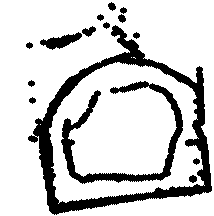
#> input picture maps/course_raw.pgm, 214 x 216 px
$ python preprocess_map.py --input ../maps/course_raw.pgm
#> lines starting #> are read from the running program, lines starting #| are printed output that depends on the picture; after the words box and inside, x2 and y2 are one past the last pixel; in counts of white or black regions, pixels touching at a corner belong together
#!/usr/bin/env python3
"""
═════════════════════════════════════════════════════════════════════════════
                         preprocess_map.py
          Clean & smooth any ROS PGM map for Nav2 map_server
═════════════════════════════════════════════════════════════════════════════

WHAT IT DOES
────────────
  Takes a raw PGM map (from a LiDAR scan or cartographer) and produces a
  clean, smooth, Nav2-ready version:
    • Removes all interior obstacle blobs (buckets, cones, scan artifacts)
    • Keeps only the real wall boundaries (the N largest black regions)
    • Smooths jagged pixel edges into clean curved wall contours
    • Flood-fills the entire driveable interior to pure white (free space)
    • Outputs at 2x resolution (0.025 m/px) for finer costmap detail

HOW TO USE — QUICK START
────────────────────────
  Step 1: Run with --preview-only to inspect blob sizes (no files written)
    python3 scripts/preprocess_map.py --input maps/your_map.pgm --preview-only

  Step 2: Look at the terminal output — real walls are 10–100x larger than
          noise blobs. Decide how many wall components to keep (usually 1 or 2).

  Step 3: Run for real
    python3 scripts/preprocess_map.py \
        --input maps/your_map.pgm     \
        --yaml  maps/your_map.yaml    \
        --keep-walls 2

  Output files written next to the input:
    your_map_smooth.pgm   ← use this with Nav2 map_server
    your_map_smooth.yaml  ← companion yaml (resolution updated to 0.025)
    your_map_diff.png     ← side-by-side before/after visual

COMMON RECIPES
──────────────
  # Simple rectangular arena with one outer wall:
    --keep-walls 1

  # Arena with outer wall + central island:
    --keep-walls 2   (default)

  # Map already clean, just want blob removal, no smoothing:
    --no-smooth

  # Walls still look jagged → increase smoothing:
    --smooth-sigma 10

  # Walls look over-smoothed / corners cut off:
    --smooth-sigma 3

  # Walls too thin (bad costmap inflation):
    --wall-thickness 12

  # Inner wall / loop comes out broken or missing (real scan gaps):
    --close-kernel 18   (default 13; watch the "KEPT" component log —
                          if two real walls suddenly merge into one, back off)

  # Inner wall/loop still broken, or shows as a "double line" (an open
  # horseshoe instead of a closed ring — the gap wasn't fully bridged):
    --inner-close-kernel 35   (default 20; only touches non-outer walls,
                                so it's safe to raise a lot)

  # A wall has a small fake spike or dent poking out of it (a stray scan
  # point got welded onto the wall by the gap-bridging step):
    --denoise-area 40   (default 20; raises the native-px size cutoff for
                          what counts as "just noise" before any blur runs)

  # Headless / SSH (no display):
    --no-display

ARGUMENTS AT A GLANCE
──────────────────────
  --input           Path to input PGM file                         (required)
  --yaml            Companion .yaml file (auto-detected if omitted)
  --keep-walls N    Keep N largest wall components             (default: 2)
  --min-area N      Alternative: keep all blobs >= N px        (use with --keep-walls 0)
  --occupied-thresh Pixel value cutoff for "occupied"          (default: 50)
  --no-smooth       Skip smoothing — blob filter + flood fill only
  --smooth-sigma    Gaussian sigma on contour path             (default: 6.0)
  --wall-thickness  Wall draw thickness at 4x scale            (default: 8)
  --close-kernel    Gap-bridging kernel (px) before wall selection (default: 13)
  --inner-close-kernel  2nd gap-bridging pass, non-outer walls only (default: 20)
  --denoise-area    Drop noise specks (native px area) at native res  (default: 20)
  --preview-only    Save diff PNG, do NOT write PGM or yaml
  --no-display      Headless mode (no matplotlib window)

PGM PIXEL CONVENTION
──────────────────────
    0   = occupied (black)  — walls
    205 = unknown  (grey)   — exterior / unscanned area
    254 = free     (white)  — driveable corridor

WORKS ON ANY ROS PGM
──────────────────────
  This script makes no assumptions about arena shape or size.
  Walls just need to be closed loops — if your scan has a gap in a wall,
  use --wall-thickness 12 to help bridge it, or fix manually in GIMP.

ALGORITHM (smooth mode)
──────────────────────
    1. Upscale 4x (INTER_NEAREST) for smoothing headroom
    2. Gaussian-blur binary occupied mask to soften jagged edges
    3. Morphologically close (--close-kernel) to bridge real scan gaps
       (doorway shadows, missed sweeps) so a broken wall loop is one
       connected component, not several small fragments
    4. Connected components → find all black pixel blobs
    5. Keep only the N largest (--keep-walls) — these are the real walls
    6. Extract outer contour of each wall blob; Gaussian-smooth the
       contour x/y path as a 1D periodic signal (removes pixel steps)
    7. Draw smooth closed contour at configurable wall thickness
    8. Flood-fill from all 4 image borders → marks exterior (grey)
    9. Everything not wall and not exterior → free space (white)
   10. Downsample 2x → 0.025 m/px output
"""

import argparse
import os
import sys

import cv2
import numpy as np
from scipy.ndimage import gaussian_filter1d
import matplotlib
matplotlib.use('Agg')
import matplotlib.pyplot as plt


FREE_VALUE    = 254
UNKNOWN_VALUE = 205
WALL_VALUE    = 0


def load_pgm(path):
#> called with path = 'maps/course_raw.pgm'
    img = cv2.imread(path, cv2.IMREAD_GRAYSCALE)
#> img: shape (216, 214); values 0 (black) and 254 (white), 81.3% white; 15 black regions, largest, box (x1, y1, x2, y2) and area: (28, 25, 212, 215) 5457, (61, 81, 183, 184) 2331, (40, 32, 82, 50) 360
#|   Size: 214x216 px
    if img is None:
        print(f"ERROR: cannot read '{path}'", file=sys.stderr)
        sys.exit(1)
    return img


# ─── Real-world wall thickness resolution ────────────────────────────────────

# [48 lines left out: function resolve_wall_thickness_px, not called in this run]


# ─── Smooth pipeline ──────────────────────────────────────────────────────────

def smooth_pipeline(orig, occupied_thresh, keep_walls, min_area,
                    smooth_sigma, wall_thickness, close_kernel, inner_close_kernel,
                    denoise_area, isolate_largest_free=False):
    """
    Drop noise specks (native res) -> upscale 4x -> Gaussian blur binary
    mask -> bridge scan gaps -> connected components -> smooth contour
    extraction -> draw closed walls -> flood-fill -> downsample 2x.

    Returns final map at 2x input resolution.
    """
#> called with occupied_thresh = 50, keep_walls = 2, min_area = 500, smooth_sigma = 6, wall_thickness = 8, close_kernel = 13, inner_close_kernel = 20, denoise_area = 20
    SCALE = 4

    # Drop stray noise specks (a handful of isolated scan points, not a
    # real wall) FIRST, at native resolution, before any blur/upscale. If
    # left in, they are almost touching a real wall by just a few native
    # pixels; the moment the mask is blurred, that tiny gap gets bridged
    # by the blur itself, permanently fusing the speck onto the wall. From
    # that point on no area filter can tell them apart anymore, and
    # --close-kernel/--inner-close-kernel will happily "bridge" through
    # them too, producing a lumpy fake bump/jump in an otherwise clean
    # wall. Real wall arcs are comfortably bigger than scan noise even at
    # native resolution, so filtering here (before blur can merge
    # anything) cleanly tells them apart.
    occ_native = (orig < occupied_thresh).astype(np.uint8)
    if denoise_area > 0:
        n0, labels0, stats0, _ = cv2.connectedComponentsWithStats(occ_native, connectivity=8)
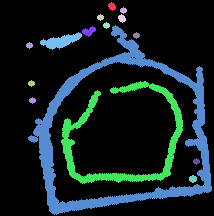
#> labels0: shape (216, 214) int32; 16 distinct labels, from 0 to 15; one colour per label, 0 black
#> n0 = 16; stats0 = 16 rows, first 6: [0, 0, 214, 216, 37582], [108, 2, 8, 9, 48], [120, 7, 7, 7, 33], [97, 14, 7, 7, 33], [118, 14, 8, 9, 48], [103, 22, 7, 7, 33]
        for i in range(1, n0):
            if stats0[i, cv2.CC_STAT_AREA] < denoise_area:
                occ_native[labels0 == i] = 0

    big = cv2.resize(occ_native * 255, (orig.shape[1]*SCALE, orig.shape[0]*SCALE),
                     interpolation=cv2.INTER_NEAREST)
#> big: shape (864, 856); 18.7% white; 15 white regions, largest, box (x1, y1, x2, y2) and area: (112, 100, 848, 860) 87312, (244, 324, 732, 736) 37296, (160, 128, 328, 200) 5760

    # Soften the jagged pixel edges
    occ_f = (big > 0).astype(np.float32)
    occ_f = gaussian_filter1d(gaussian_filter1d(occ_f, sigma=2.5, axis=0),
                               sigma=2.5, axis=1)
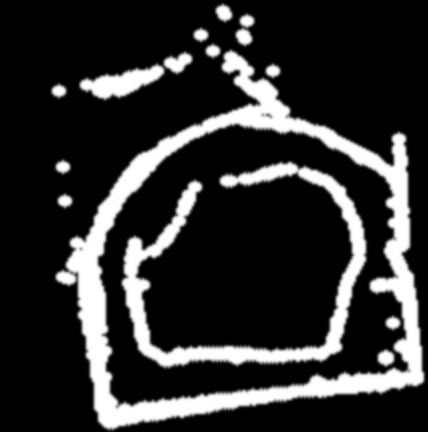
#> occ_f: shape (864, 856) float32 (shown at 1/2 size); min 0, max 1, mean 0.187
    occ_bin = (occ_f > 0.3).astype(np.uint8)
#> occ_bin: shape (864, 856); values 0 (black) and 1 (white), 20.5% white; 14 white regions, largest, box (x1, y1, x2, y2) and area: (111, 100, 849, 860) 94562, (243, 323, 733, 736) 41365, (159, 128, 329, 200) 6311

    # Bridge real gaps in a scanned wall (doorway shadows, single missed
    # sweeps, etc.) BEFORE labeling. Without this, a wall that is broken
    # into several separate arcs gets split into several small components,
    # and only the single largest arc survives --keep-walls filtering —
    # the rest of that same wall (e.g. most of an inner loop) is discarded
    # as "noise" even though it belongs to a real, larger wall.
    if close_kernel > 0:
        k_gap = cv2.getStructuringElement(
            cv2.MORPH_ELLIPSE, (close_kernel * SCALE, close_kernel * SCALE))
        occ_bin = cv2.morphologyEx(occ_bin, cv2.MORPH_CLOSE, k_gap)
#> occ_bin: shape (864, 856); values 0 (black) and 1 (white), 26.4% white; 3 white regions, box (x1, y1, x2, y2) and area: (104, 0, 856, 864) 194325, (116, 384, 146, 416) 645, (112, 321, 142, 352) 638

    # Connected components on smooth mask
    n, labels, stats, _ = cv2.connectedComponentsWithStats(occ_bin, connectivity=8)
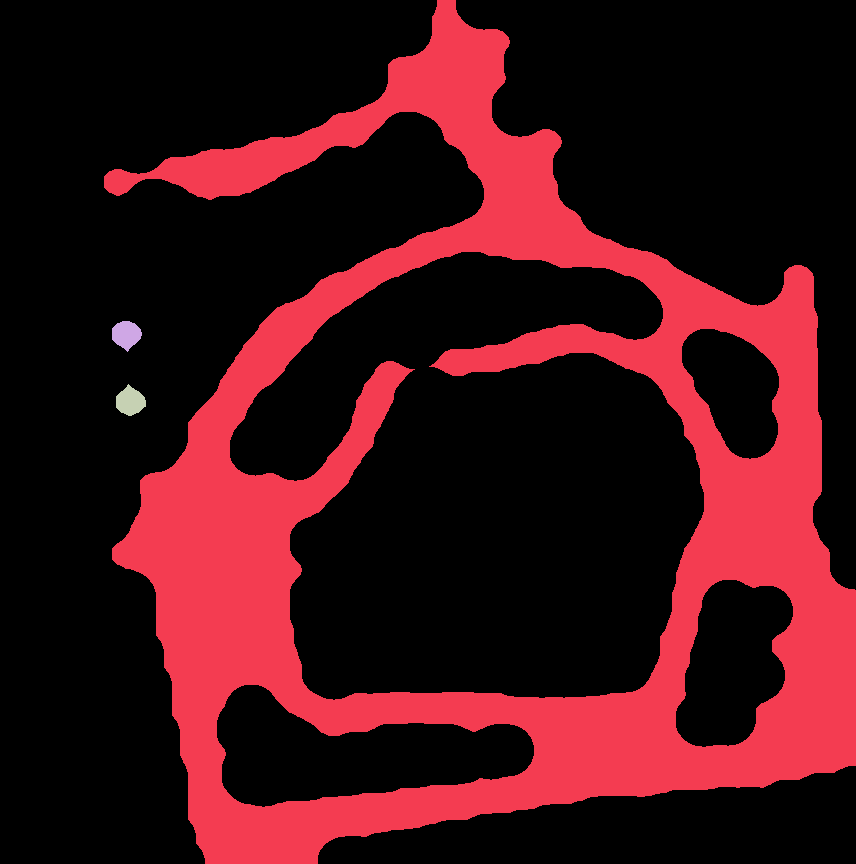
#> labels: shape (864, 856) int32; 4 distinct labels, from 0 to 3; one colour per label, 0 black
#> n = 4; stats = [[0, 0, 856, 864, 543976], [104, 0, 752, 864, 194325], [112, 321, 30, 31, 638], [116, 384, 30, 32, 645]]
    areas = sorted([(stats[i, cv2.CC_STAT_AREA], i) for i in range(1, n)], reverse=True)
#> areas = [(194325, 1), (645, 3), (638, 2)]

    # --- Stage 2: bridge the *remaining* gaps in the inner wall(s) -----------
    # The outer wall is almost always one clean loop already (it's the
    # single largest component). An inner wall/island is usually the one
    # still broken into several arcs, because the real gaps between those
    # arcs (e.g. an actual doorway, or a bigger scan shadow) can be WIDER
    # than the outer<->inner clearance — so a single global --close-kernel
    # can never bridge them without also welding the inner wall to the
    # outer one. Fix: peel the biggest ("outer") component off the mask
    # first, then close what's left with a bigger, independent kernel —
    # it has nothing to accidentally merge into anymore.
    if inner_close_kernel > 0 and len(areas) > 1:
        outer_id = areas[0][1]
#> outer_id = 1
        rest_mask = ((labels > 0) & (labels != outer_id)).astype(np.uint8)
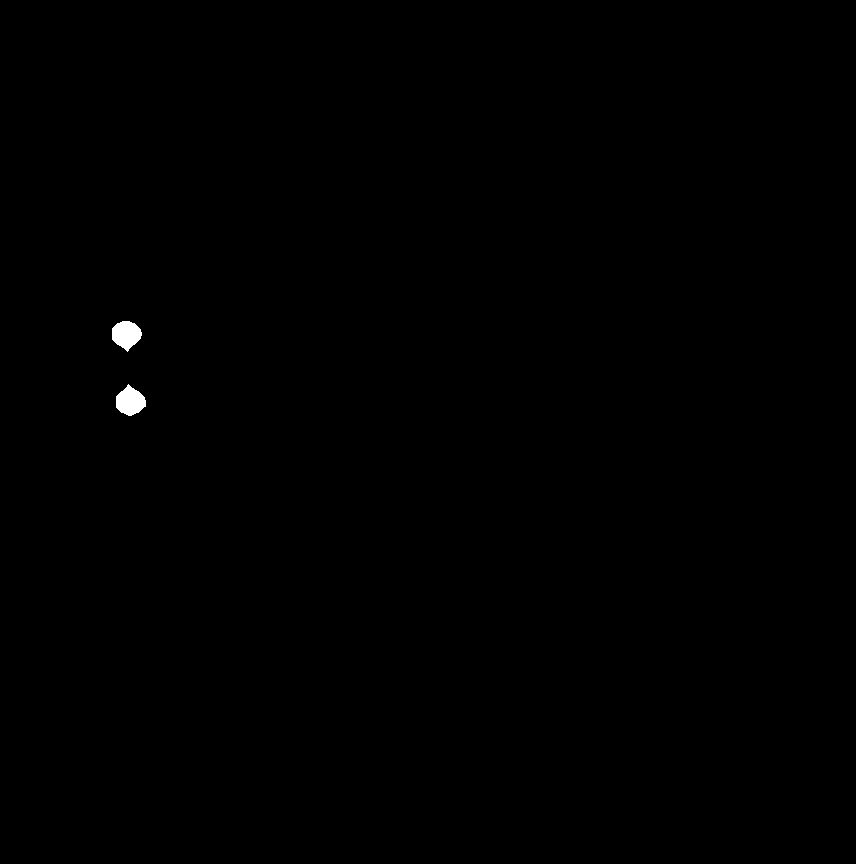
#> rest_mask: shape (864, 856); values 0 (black) and 1 (white), 0.17% white; 2 white regions, box (x1, y1, x2, y2) and area: (116, 384, 146, 416) 645, (112, 321, 142, 352) 638
        k_inner = cv2.getStructuringElement(
            cv2.MORPH_ELLIPSE, (inner_close_kernel * SCALE, inner_close_kernel * SCALE))
        rest_mask = cv2.morphologyEx(rest_mask, cv2.MORPH_CLOSE, k_inner)
#> rest_mask: shape (864, 856); values 0 (black) and 1 (white), 0.22% white; 1 white region, box (x1, y1, x2, y2) and area: (113, 322, 146, 416) 1616

        n2, labels2, stats2, _ = cv2.connectedComponentsWithStats(rest_mask, connectivity=8)
#> n2 = 2; stats2 = [[0, 0, 856, 864, 737968], [113, 322, 33, 94, 1616]]
        # Re-assemble: outer wall keeps its own label; everything else is
        # relabeled (offset) from the re-merged "rest" pass.
        merged_labels = np.zeros_like(labels)
        merged_labels[labels == outer_id] = outer_id
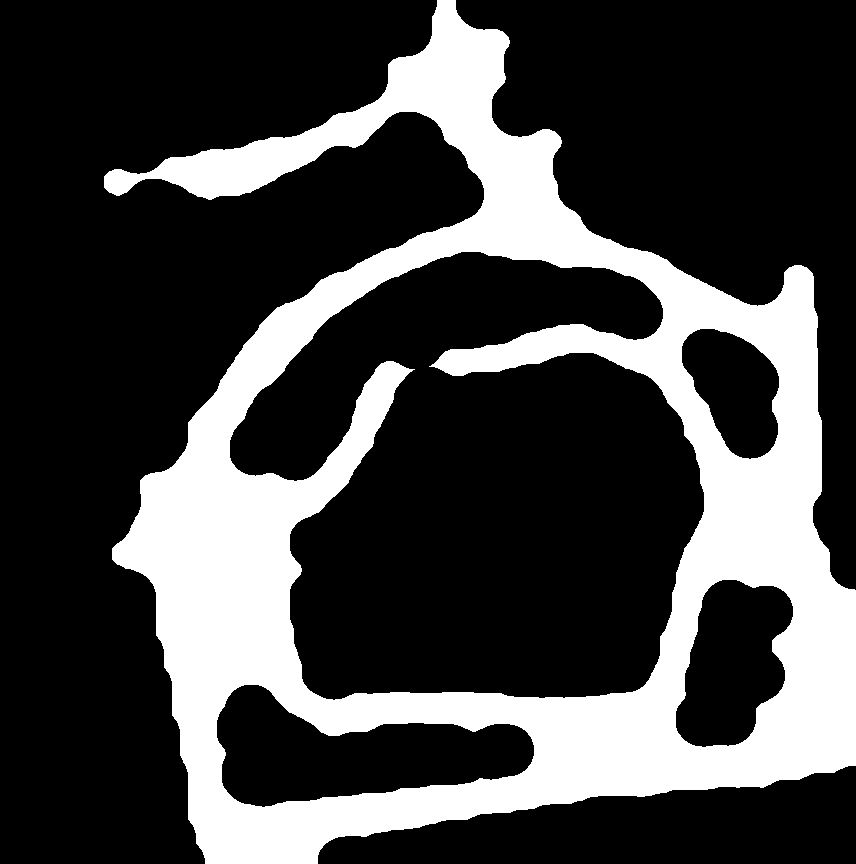
#> merged_labels: shape (864, 856) int32; values 0 (black) and 1 (white), 26.3% white; 1 white region, box (x1, y1, x2, y2) and area: (104, 0, 856, 864) 194325
        offset = int(labels.max()) + 1
#> offset = 4
        areas = [(stats[outer_id, cv2.CC_STAT_AREA], outer_id)]
#> areas = [(194325, 1)]
        for i in range(1, n2):
            new_id = offset + i
            merged_labels[labels2 == i] = new_id
            areas.append((stats2[i, cv2.CC_STAT_AREA], new_id))
#> this loop made 1 pass
#> new_id on pass 1: 5
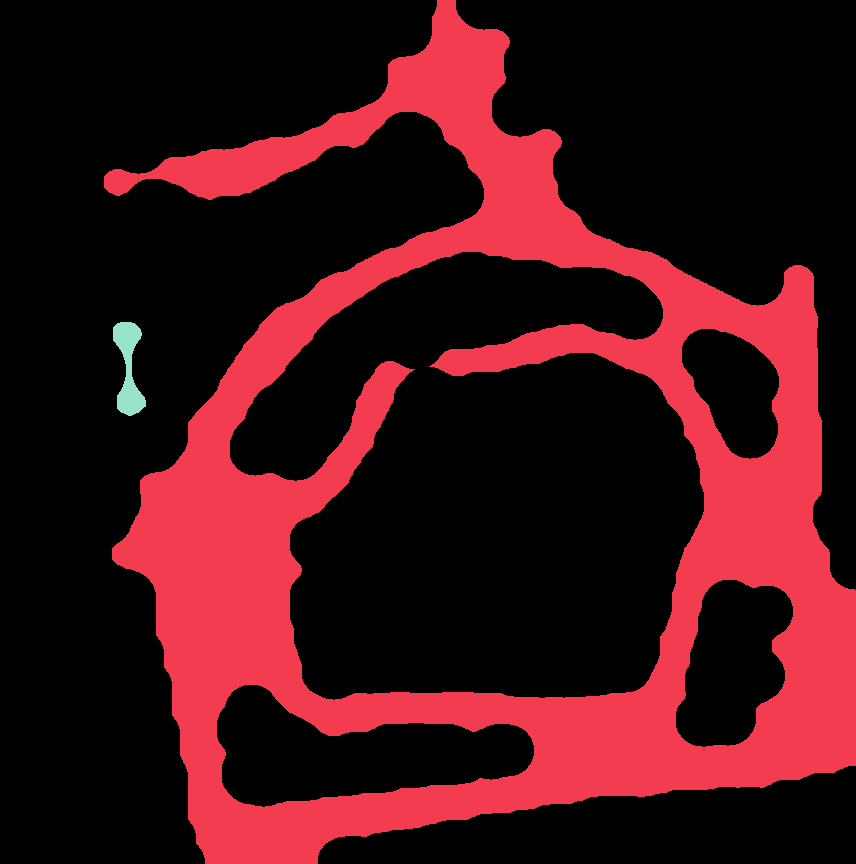
#> merged_labels: shape (864, 856) int32; 3 distinct labels, from 0 to 5; one colour per label, 0 black
#> after the loop, areas = [(194325, 1), (1616, 5)]
        areas.sort(reverse=True)
        labels = merged_labels

    if keep_walls > 0:
        kept_ids  = {i for _, i in areas[:keep_walls]}
#> kept_ids = 2 items
        mode_desc = f"top {keep_walls} largest components"
    else:
        kept_ids  = {i for a, i in areas if a >= min_area}
        mode_desc = f"components >= {min_area} px"

    print(f"\n  Mode: {mode_desc}")
    for a, i in areas:
        print(f"  comp {i:3d}: {a:7d} px  {'<-- KEPT' if i in kept_ids else 'removed'}")
#> this loop made 2 passes
#> (printed output is left out)

    # Track which of the kept components is the outer wall (largest by
    # area) so its smoothed contour can also be drawn into its own mask —
    # needed by _flood_and_assemble to tell the real navigable ring apart
    # from an enclosed island's solid interior by adjacency, not area.
    outer_id = max(((a, i) for a, i in areas if i in kept_ids), default=(0, None))[1]

    canvas = np.zeros(big.shape, dtype=np.uint8)
    outer_wall_canvas = np.zeros(big.shape, dtype=np.uint8)
    for _, comp_id in areas:
        if comp_id not in kept_ids:
            continue
        comp_mask = (labels == comp_id).astype(np.uint8) * 255
        # Morphological closing to seal hairline gaps before contour extraction.
        # Safe to use a generous kernel here: each component mask is fully
        # isolated at this point (stage 2 already merged/separated wall
        # groups), so this can only round off/seal *this* wall's own gaps —
        # it cannot bridge into a different wall.
        k = cv2.getStructuringElement(cv2.MORPH_ELLIPSE, (15, 15))
        comp_mask = cv2.morphologyEx(comp_mask, cv2.MORPH_CLOSE, k)
        # Outer contour only — naturally drops dangling artifact extensions.
        # If the component is now a true closed ring (has an enclosed hole),
        # RETR_EXTERNAL returns just its outer edge as ONE line. If it is
        # still an open horseshoe (a real, unbridged gap remains), the
        # "outer contour" instead has to trace both sides of the stroke and
        # back, which is what causes a "double line" look — a sign the gap
        # needs a bigger --inner-close-kernel, not a smoothing issue.
        contours, _ = cv2.findContours(comp_mask, cv2.RETR_EXTERNAL,
                                        cv2.CHAIN_APPROX_NONE)
        contours = sorted(contours, key=lambda c: len(c), reverse=True)
        for c in contours[:1]:
            pts = c[:, 0, :]
            xs = gaussian_filter1d(pts[:, 0].astype(float), sigma=smooth_sigma,
                                   mode='wrap')
            ys = gaussian_filter1d(pts[:, 1].astype(float), sigma=smooth_sigma,
                                   mode='wrap')
            smooth_pts = np.stack([xs, ys], axis=1).astype(np.int32).reshape(-1, 1, 2)
            cv2.polylines(canvas, [smooth_pts], isClosed=True,
                          color=255, thickness=wall_thickness)
            if comp_id == outer_id:
                cv2.polylines(outer_wall_canvas, [smooth_pts], isClosed=True,
                              color=255, thickness=wall_thickness)
#> this loop made 2 passes
#> comp_id on passes 1 to 2: 1, 5
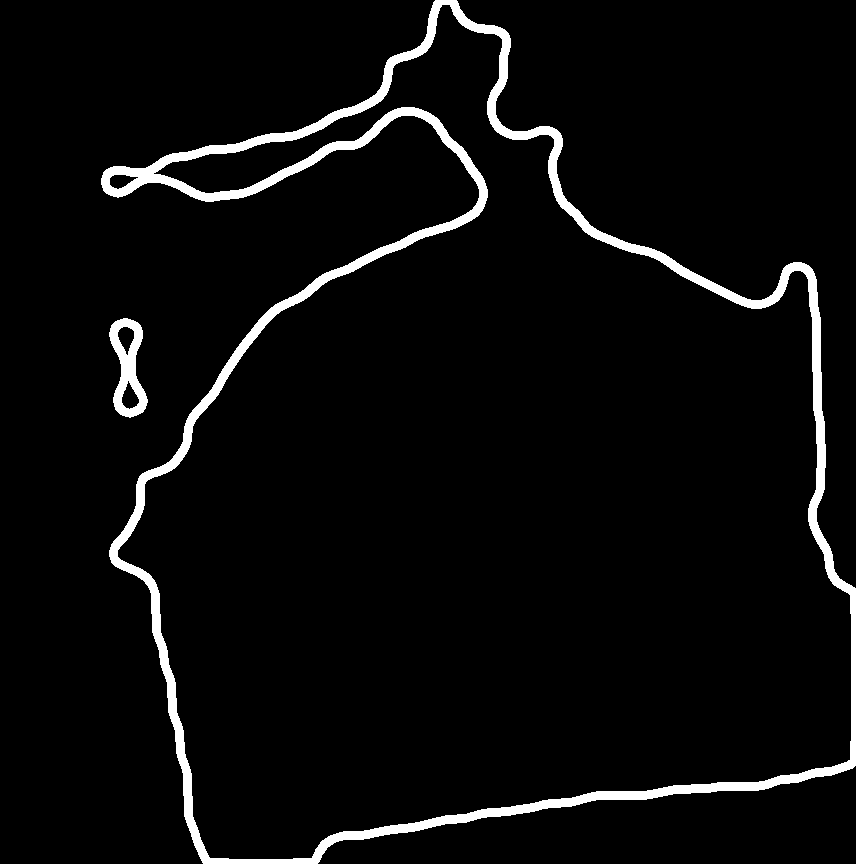
#> canvas: shape (864, 856); 4.4% white; 2 white regions, box (x1, y1, x2, y2) and area: (101, 0, 856, 864) 30550, (109, 318, 148, 418) 1883
#> outer_wall_canvas: shape (864, 856); 4.1% white; 1 white region, box (x1, y1, x2, y2) and area: (101, 0, 856, 864) 30550
#> (the rest of the program and of its run is left out)
